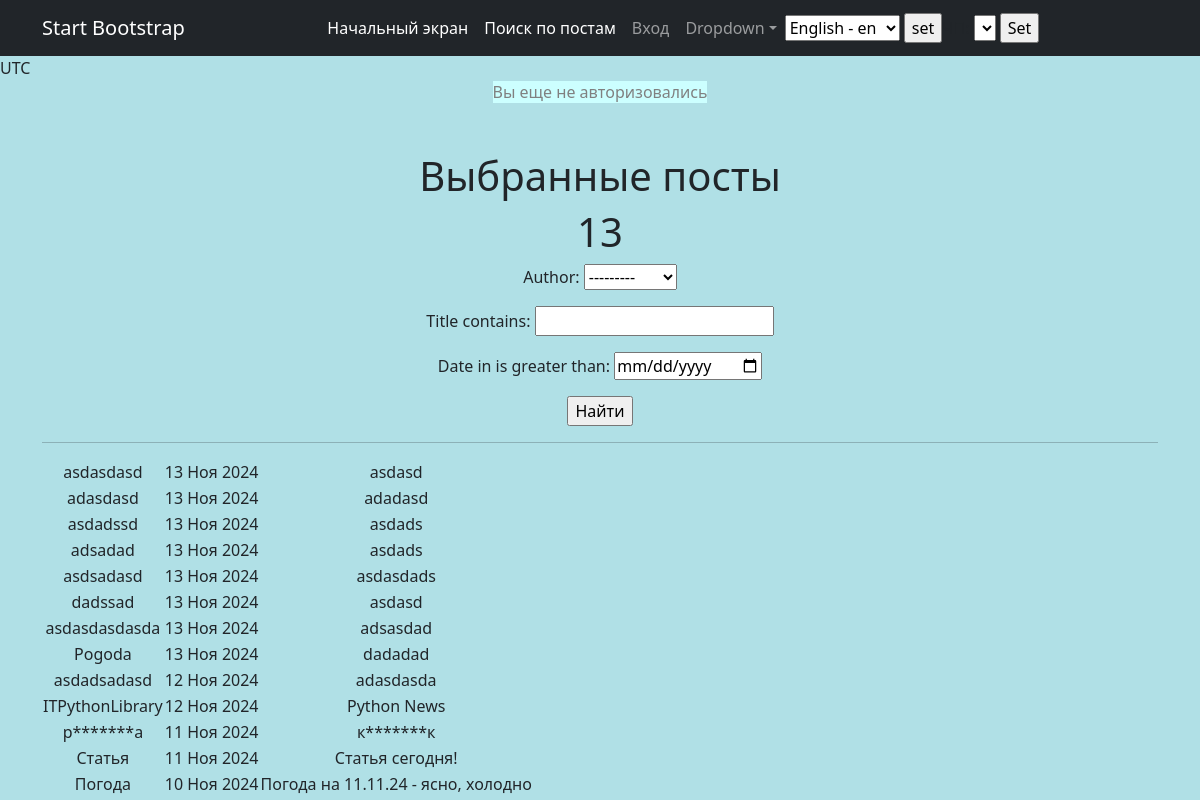
The page /posts/search/ on the database as committed earlier.
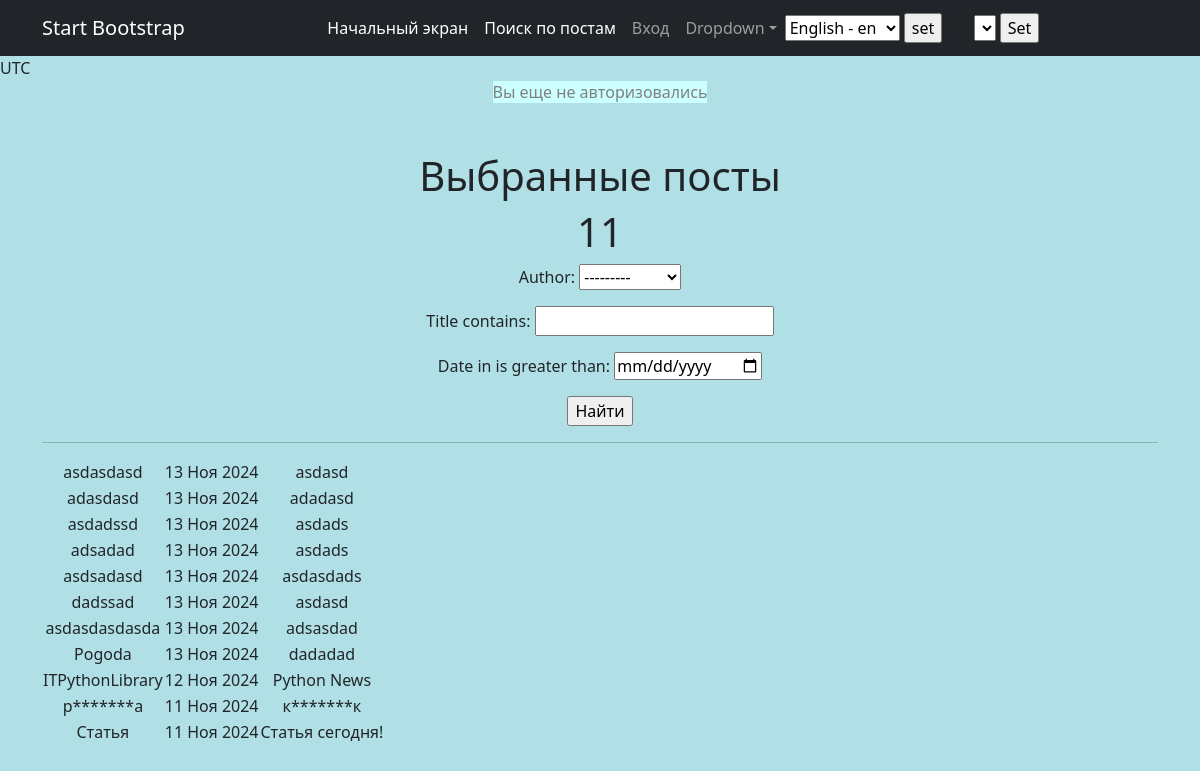
The same page on the database as committed later.
### News/models.py (models this page shows, shortened)
class Post(models.Model):
    news = "N"
    article = "A"
    POST_TYPES = [(news, "Новость"), (article, "Статья")]
    author = models.ForeignKey(Author, on_delete=models.CASCADE)
    post_type = models.CharField(max_length=1, choices=POST_TYPES, default=article)
    date_in = models.DateTimeField(auto_now_add=True)
    category = models.ManyToManyField(Category, through="PostCategory")
    title = models.CharField(max_length=255)
    text = models.CharField(max_length=3000)
    rating = models.IntegerField(default=0)

### News/views.py (the view)
# urls.py: path('search/', PostsSearch.as_view(), name= 'Posts_search'),
class PostsSearch(ListView):
    model = Post
    ordering = '-date_in'
    template_name = 'posts_search.html'
    context_object_name = 'posts'
    def get_queryset(self):
        queryset = super().get_queryset()
        self.filterset = PostFilter(self.request.GET, queryset)
        return self.filterset.qs
    def get_context_data(self, **kwargs):
        context = super().get_context_data(**kwargs)
        context['filterset'] = self.filterset
        return context

### News/models.py (called while the page is built)
    def __str__(self):
        return self.user.username

### News/templatetags/custom_filters.py (called while the page is built)
@register.filter(name='censor')
def censor(value):
    for word in BAN_WORDS:
        check = (value.lower()).find(word)
        while check != -1:
            len_ = len(word)
            value = value[:check]+word[0]+'*'*len_ + value[check+len_:]+word[-1]
            check = (value.lower()).find(word)
    return value

### templates/posts_search.html (shortened to what this page needs)
{% extends 'flatpages/default.html' %}
{% load custom_filters %}
{% load custom_tags %}
{% block content %}
    <h1>Выбранные посты</h1>
    <h1>{{ posts|length }}</h1>
    <form action="" method="get">
        {{ filterset.form.as_p }}
        <input type="submit" value="Найти" />
    </form>
    <hr>
    {% if posts %}
        <table>
            {% for post in posts %}
            <tr>
                <td>{{ post.title|censor }}</td>
                <td>{{ post.date_in|date:'d M Y' }}</td>
                <td>{{ post.text|truncatewords:20|censor}}</td>
            </tr>
            {% endfor %}
        </table>
    {% else %}
        <h2>Постов и новостей нет!</h2>
    {% endif %}
{% endblock content %}

Rows that differ between the two databases and show on the page:
removed Post: title|censor "asdadsadasd", date_in "12 Ноя 2024", text|censor "adasdasda"
removed Post: title|censor "Погода", date_in "10 Ноя 2024", text|censor "Погода на 11.11.24 - ясно, холодно"
Other text that changed with them:
{{ posts|length }}: "13" → "11"
